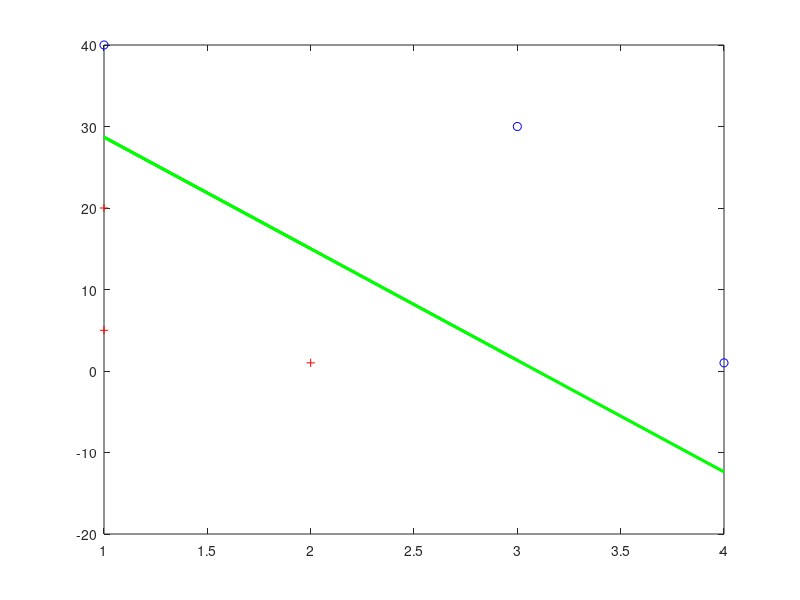

This figure's MATLAB source:
clear all; close all;A=[2 1;1 20;1 5;4 1;1 40;3 30];y=[0;0;0;1;1;1];x1=A(:,1);x2=A(:,2);alpha=.001;theta1 = 0;theta2 = 0;theta0 = 0;for i = 1 : 100000thetatx=theta1*x1 + theta2*x2 +theta0;p=exp(-1*thetatx);t=1./(1+p);temp1 = theta1-alpha*sum((t-y).*x1);temp2 = theta2-alpha*sum((t-y).*x2);temp3 = theta0-alpha*sum(t-y);theta1 = temp1;theta2 = temp2;theta0 = temp3;thetatx=theta1*x1 + theta2*x2 +theta0;p=exp(-1*thetatx);t=1./(1+p);HMN= -1*sum(y.*log(t)+(1-y).*log(1-t));O(i)=HMN;endfprintf('\n\nSize %f \n', size(O));%disp(O);plot(O);A=[2 1;1 20;1 5;4 1;1 40;3 30];yy=-(theta1*x1+theta0)/theta2;plot(A(1:3,1), A(1:3,2), 'r+', A(4:6,1), A(4:6,2), 'bo', x1, yy, 'g-','linewidth',2);%axis([0.5 1 -1 1]);  % change axis scalexbounds = xlim()set(gca, 'xtick', xbounds(1):0.5:xbounds(2))